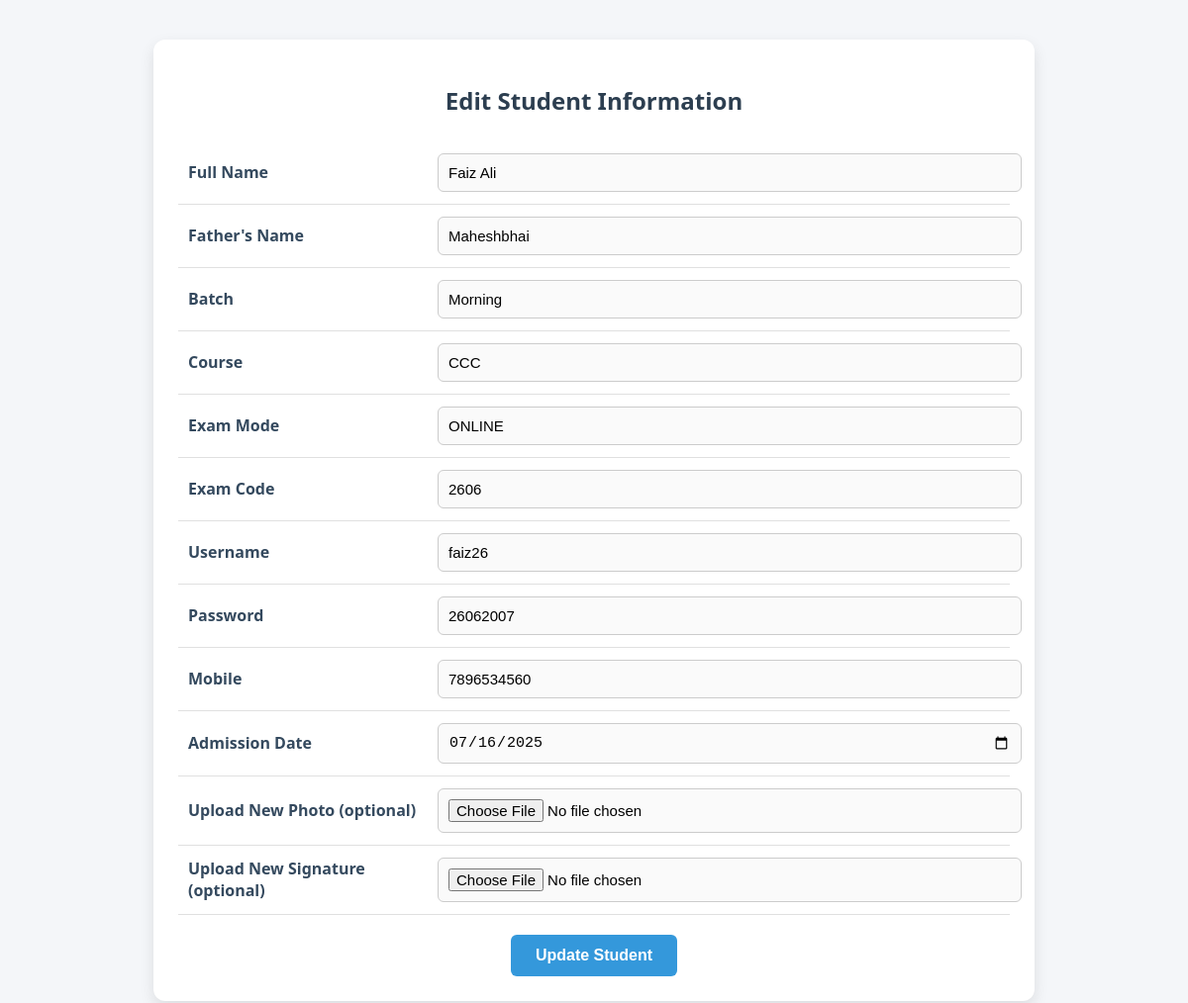
The page /edit.php?id=3 on the database its author committed.
### tables this page shows
CREATE TABLE `admission` (
  `id` int(11) NOT NULL,
  `photo` varchar(255) DEFAULT NULL,
  `signature` int(255) NOT NULL,
  `student_name` varchar(100) DEFAULT NULL,
  `father_name` varchar(100) DEFAULT NULL,
  `gender` varchar(20) DEFAULT NULL,
  `dob` date DEFAULT NULL,
  `mobile` varchar(15) DEFAULT NULL,
  `email` varchar(100) DEFAULT NULL,
  `course` varchar(100) DEFAULT NULL,
  `batch` varchar(50) DEFAULT NULL,
  `exam_mode` varchar(50) DEFAULT NULL,
  `exam_code` varchar(50) DEFAULT NULL,
  `username` varchar(50) DEFAULT NULL,
  `password` varchar(50) DEFAULT NULL,
  `address` text DEFAULT NULL,
  `id_type` varchar(50) DEFAULT NULL,
  `id_number` varchar(50) DEFAULT NULL,
  `course_fee` varchar(50) DEFAULT NULL,
  `remarks` text DEFAULT NULL,
  `admission_date` date DEFAULT NULL
);

### edit.php (the view, shortened to what this page needs)
<?php
$conn = new mysqli("localhost", "root", "", "user_system");
$id = $_GET['id'] ?? 0;
$id = intval($id);
$result = $conn->query("SELECT * FROM admission WHERE id = $id");
$student = $result->fetch_assoc();
?>
<!DOCTYPE html>
<html lang="en">
<head>
</head>
<body>
  <div class="container">
    <h2>Edit Student Information</h2>
    <form action="update_student.php" method="POST" enctype="multipart/form-data">
      <table>
        <tr>
          <td>Full Name</td>
          <td><input type="text" name="student_name" value="<?= $student['student_name'] ?>" required></td>
        </tr>
        <tr>
          <td>Father's Name</td>
          <td><input type="text" name="father_name" value="<?= $student['father_name'] ?>"></td>
        </tr>
        <tr>
          <td>Batch</td>
          <td><input type="text" name="batch" value="<?= $student['batch'] ?>"></td>
        </tr>
        <tr>
          <td>Course</td>
          <td><input type="text" name="course" value="<?= $student['course'] ?>"></td>
        </tr>
        <tr>
          <td>Exam Mode</td>
          <td><input type="text" name="exam_mode" value="<?= $student['exam_mode'] ?>"></td>
        </tr>
        <tr>
          <td>Exam Code</td>
          <td><input type="text" name="exam_code" value="<?= $student['exam_code'] ?>"></td>
        </tr>
        <tr>
          <td>Username</td>
          <td><input type="text" name="username" value="<?= $student['username'] ?>"></td>
        </tr>
        <tr>
          <td>Password</td>
          <td><input type="text" name="password" value="<?= $student['password'] ?>"></td>
        </tr>
        <tr>
          <td>Mobile</td>
          <td><input type="text" name="mobile" value="<?= $student['mobile'] ?>"></td>
        </tr>
        <tr>
          <td>Admission Date</td>
          <td><input type="date" name="admission_date" value="<?= $student['admission_date'] ?>"></td>
        </tr>
        <tr>
          <td>Upload New Photo (optional)</td>
          <td><input type="file" name="photo"></td>
        </tr>
        <tr>
          <td>Upload New Signature (optional)</td>
          <td><input type="file" name="signature"></td>
        </tr>
      </table>
      <div class="btn-container">
        <button type="submit" class="btn">Update Student</button>
      </div>
    </form>
  </div>
</body>
</html>

### edit.php (style rules this page uses)
body { font-family: 'Segoe UI', Tahoma, Geneva, Verdana, sans-serif; background: #f4f6f9; margin: 0; padding: 0; }
.container { width: 70%; margin: 40px auto; background: #fff; padding: 25px; border-radius: 12px; box-shadow: 0 6px 15px rgba(0,0,0,0.1); }
h2 { text-align: center; margin-bottom: 25px; color: #2c3e50; font-size: 24px; }
table { width: 100%; border-collapse: collapse; }
table tr { border-bottom: 1px solid #e0e0e0; }
table td { padding: 12px 10px; vertical-align: middle; }
table td:first-child { width: 30%; font-weight: 600; color: #34495e; }
input[type="text"], input[type="date"], input[type="file"] { width: 100%; padding: 10px; border: 1px solid #ccc; border-radius: 6px; font-size: 15px; background: #fafafa; }
.btn { display: inline-block; margin-top: 20px; padding: 12px 25px; background: #3498db; color: #fff; font-size: 16px; font-weight: bold; border: none; border-radius: 6px; cursor: pointer; transition: 0.3s; }
.btn-container { text-align: center; }

### rows shown on the page
admission: student_name "Faiz Ali", father_name "Maheshbhai", batch "Morning", course "CCC", exam_mode "ONLINE", exam_code "2606", username "faiz26", password "26062007", mobile "7896534560", admission_date "07/16/2025"
